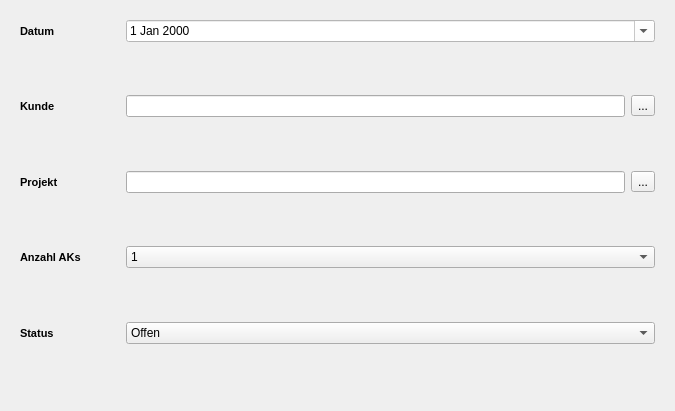
<?xml version="1.0" encoding="UTF-8"?>
<ui version="4.0">
 <class>WizardPage</class>
 <widget class="QWizardPage" name="WizardPage">
  <property name="geometry">
   <rect>
    <x>0</x>
    <y>0</y>
    <width>675</width>
    <height>411</height>
   </rect>
  </property>
  <property name="windowTitle">
   <string>WizardPage</string>
  </property>
  <property name="title">
   <string>Arbeitsstunden</string>
  </property>
  <property name="subTitle">
   <string>Erfassen von Arbeitsstunden</string>
  </property>
  <layout class="QVBoxLayout" name="verticalLayout">
   <item>
    <widget class="QFrame" name="frame_2">
     <property name="frameShape">
      <enum>QFrame::NoFrame</enum>
     </property>
     <property name="frameShadow">
      <enum>QFrame::Raised</enum>
     </property>
     <layout class="QVBoxLayout" name="verticalLayout_2">
      <item>
       <layout class="QHBoxLayout" name="horizontalLayout">
        <item>
         <widget class="QLabel" name="label_Datum">
          <property name="minimumSize">
           <size>
            <width>100</width>
            <height>0</height>
           </size>
          </property>
          <property name="maximumSize">
           <size>
            <width>100</width>
            <height>20</height>
           </size>
          </property>
          <property name="font">
           <font>
            <family>MS Shell Dlg 2</family>
            <pointsize>8</pointsize>
            <weight>75</weight>
            <italic>false</italic>
            <bold>true</bold>
           </font>
          </property>
          <property name="text">
           <string>Datum</string>
          </property>
         </widget>
        </item>
        <item>
         <widget class="QDateEdit" name="input_Datum">
          <property name="styleSheet">
           <string notr="true">color: rgb(0, 0, 0);
background-color: rgb(255, 255, 255);
selection-color: rgb(0, 0, 0);</string>
          </property>
          <property name="wrapping">
           <bool>false</bool>
          </property>
          <property name="frame">
           <bool>true</bool>
          </property>
          <property name="buttonSymbols">
           <enum>QAbstractSpinBox::UpDownArrows</enum>
          </property>
          <property name="accelerated">
           <bool>false</bool>
          </property>
          <property name="correctionMode">
           <enum>QAbstractSpinBox::CorrectToPreviousValue</enum>
          </property>
          <property name="calendarPopup">
           <bool>true</bool>
          </property>
          <property name="currentSectionIndex">
           <number>0</number>
          </property>
         </widget>
        </item>
       </layout>
      </item>
      <item>
       <spacer name="verticalSpacer">
        <property name="orientation">
         <enum>Qt::Vertical</enum>
        </property>
        <property name="sizeHint" stdset="0">
         <size>
          <width>20</width>
          <height>40</height>
         </size>
        </property>
       </spacer>
      </item>
      <item>
       <layout class="QHBoxLayout" name="horizontalLayout_2">
        <item>
         <widget class="QLabel" name="label_Kunde">
          <property name="minimumSize">
           <size>
            <width>100</width>
            <height>0</height>
           </size>
          </property>
          <property name="maximumSize">
           <size>
            <width>100</width>
            <height>20</height>
           </size>
          </property>
          <property name="font">
           <font>
            <family>MS Shell Dlg 2</family>
            <pointsize>8</pointsize>
            <weight>75</weight>
            <italic>false</italic>
            <bold>true</bold>
           </font>
          </property>
          <property name="text">
           <string>Kunde</string>
          </property>
         </widget>
        </item>
        <item>
         <widget class="QLineEdit" name="input_Kunde">
          <property name="readOnly">
           <bool>true</bool>
          </property>
         </widget>
        </item>
        <item>
         <widget class="QToolButton" name="toolButton_kunde">
          <property name="text">
           <string>...</string>
          </property>
         </widget>
        </item>
       </layout>
      </item>
      <item>
       <spacer name="verticalSpacer_2">
        <property name="orientation">
         <enum>Qt::Vertical</enum>
        </property>
        <property name="sizeHint" stdset="0">
         <size>
          <width>20</width>
          <height>40</height>
         </size>
        </property>
       </spacer>
      </item>
      <item>
       <layout class="QHBoxLayout" name="horizontalLayout_3">
        <item>
         <widget class="QLabel" name="label_Kunde_2">
          <property name="minimumSize">
           <size>
            <width>100</width>
            <height>0</height>
           </size>
          </property>
          <property name="maximumSize">
           <size>
            <width>100</width>
            <height>20</height>
           </size>
          </property>
          <property name="font">
           <font>
            <family>MS Shell Dlg 2</family>
            <pointsize>8</pointsize>
            <weight>75</weight>
            <italic>false</italic>
            <bold>true</bold>
           </font>
          </property>
          <property name="text">
           <string>Projekt</string>
          </property>
         </widget>
        </item>
        <item>
         <widget class="QLineEdit" name="input_Projekt">
          <property name="readOnly">
           <bool>true</bool>
          </property>
         </widget>
        </item>
        <item>
         <widget class="QToolButton" name="toolButton_projekt">
          <property name="text">
           <string>...</string>
          </property>
         </widget>
        </item>
       </layout>
      </item>
      <item>
       <spacer name="verticalSpacer_3">
        <property name="orientation">
         <enum>Qt::Vertical</enum>
        </property>
        <property name="sizeHint" stdset="0">
         <size>
          <width>20</width>
          <height>40</height>
         </size>
        </property>
       </spacer>
      </item>
      <item>
       <layout class="QHBoxLayout" name="horizontalLayout_4">
        <item>
         <widget class="QLabel" name="label_AKs">
          <property name="minimumSize">
           <size>
            <width>100</width>
            <height>0</height>
           </size>
          </property>
          <property name="maximumSize">
           <size>
            <width>100</width>
            <height>20</height>
           </size>
          </property>
          <property name="font">
           <font>
            <family>MS Shell Dlg 2</family>
            <pointsize>8</pointsize>
            <weight>75</weight>
            <italic>false</italic>
            <bold>true</bold>
           </font>
          </property>
          <property name="text">
           <string>Anzahl AKs</string>
          </property>
         </widget>
        </item>
        <item>
         <widget class="QComboBox" name="input_AKs">
          <item>
           <property name="text">
            <string>1</string>
           </property>
          </item>
          <item>
           <property name="text">
            <string>2</string>
           </property>
          </item>
          <item>
           <property name="text">
            <string>3</string>
           </property>
          </item>
          <item>
           <property name="text">
            <string>4</string>
           </property>
          </item>
          <item>
           <property name="text">
            <string>5</string>
           </property>
          </item>
          <item>
           <property name="text">
            <string>6</string>
           </property>
          </item>
          <item>
           <property name="text">
            <string>7</string>
           </property>
          </item>
          <item>
           <property name="text">
            <string>8</string>
           </property>
          </item>
          <item>
           <property name="text">
            <string>9</string>
           </property>
          </item>
          <item>
           <property name="text">
            <string>10</string>
           </property>
          </item>
         </widget>
        </item>
       </layout>
      </item>
      <item>
       <spacer name="verticalSpacer_4">
        <property name="orientation">
         <enum>Qt::Vertical</enum>
        </property>
        <property name="sizeHint" stdset="0">
         <size>
          <width>20</width>
          <height>40</height>
         </size>
        </property>
       </spacer>
      </item>
      <item>
       <layout class="QHBoxLayout" name="horizontalLayout_5">
        <item>
         <widget class="QLabel" name="label_Status">
          <property name="minimumSize">
           <size>
            <width>100</width>
            <height>0</height>
           </size>
          </property>
          <property name="maximumSize">
           <size>
            <width>100</width>
            <height>20</height>
           </size>
          </property>
          <property name="font">
           <font>
            <family>MS Shell Dlg 2</family>
            <pointsize>8</pointsize>
            <weight>75</weight>
            <italic>false</italic>
            <bold>true</bold>
           </font>
          </property>
          <property name="text">
           <string>Status</string>
          </property>
         </widget>
        </item>
        <item>
         <widget class="QComboBox" name="input_Status">
          <item>
           <property name="text">
            <string>Offen</string>
           </property>
          </item>
          <item>
           <property name="text">
            <string>Abgerechnet</string>
           </property>
          </item>
          <item>
           <property name="text">
            <string>Geld erhalten</string>
           </property>
          </item>
         </widget>
        </item>
       </layout>
      </item>
      <item>
       <spacer name="verticalSpacer_5">
        <property name="orientation">
         <enum>Qt::Vertical</enum>
        </property>
        <property name="sizeHint" stdset="0">
         <size>
          <width>20</width>
          <height>40</height>
         </size>
        </property>
       </spacer>
      </item>
     </layout>
    </widget>
   </item>
  </layout>
 </widget>
 <resources/>
 <connections/>
</ui>
